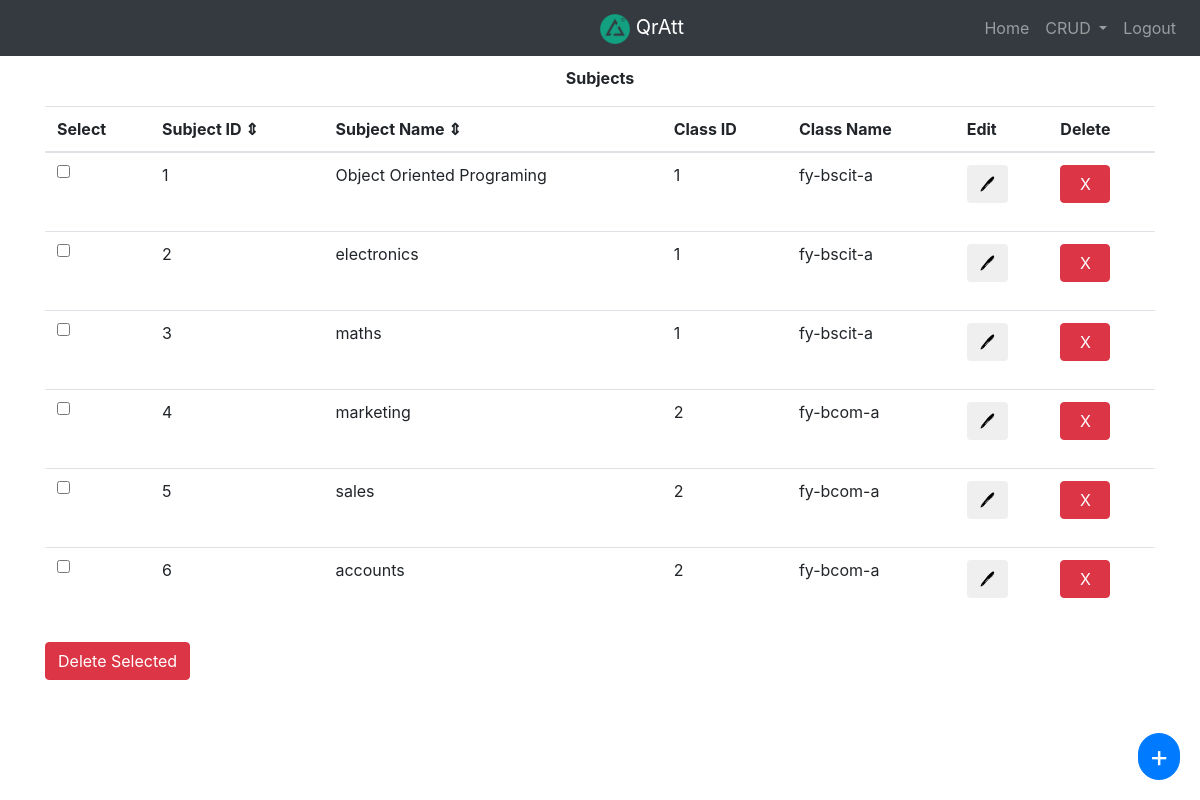
The app's page /admin/subject.php (signed in) with its own data.
### tables this page shows
CREATE TABLE `subjectinfo` (
  `subjectid` int(100) NOT NULL,
  `subname` varchar(100) NOT NULL,
  `classid` int(50) NOT NULL
);

CREATE TABLE `classinfo` (
  `classid` int(100) NOT NULL,
  `courseid` varchar(50) NOT NULL,
  `year` varchar(10) NOT NULL,
  `division` char(3) NOT NULL
);

CREATE TABLE `courseinfo` (
  `courseid` tinyint(4) NOT NULL,
  `coursename` varchar(20) NOT NULL
);

### admin/subject.php (the view, shortened to what this page needs)
<html>
<head>
	<link rel="stylesheet" href="https://maxcdn.bootstrapcdn.com/bootstrap/4.0.0/css/bootstrap.min.css">
</head>
<body>
<nav class="navbar navbar-expand-md navbar-dark bg-dark">
    <a href="admin.php" class="navbar-brand abs"><img src="../assets/logogreen.png" height="30" width="30"> QrAtt</a>
    <div class="navbar-collapse collapse justify-content-stretch" id="navbar7">
        <ul class="navbar-nav ml-auto">
		<li class="nav-item">
                <a class="nav-link" href="admin.php">Home</a>
            </li>
			<li class="nav-item dropdown">
        <a class="nav-link dropdown-toggle" href="#" id="navbarDropdown" role="button" data-toggle="dropdown" aria-haspopup="true" aria-expanded="false">
          CRUD
        </a>
      </li>
            <li class="nav-item">
                <a class="nav-link" href="logout.php">Logout</a>
            </li>
        </ul>
    </div>
</nav>
<p class="text-center font-weight-bold" style="margin-top:10;">Subjects</p>
<button id="fab" class="btn btn-primary" type="button" data-toggle="modal" data-target="#addcourseModal" >+</button>
<div class="container">
<?php
	require('connect.php');
	$query = $conn->prepare("SELECT * FROM `subjectinfo`,`classinfo`,`courseinfo` WHERE courseinfo.courseid = classinfo.courseid AND classinfo.classid = subjectinfo.classid");
    $query->execute();
    $r = $query->get_result();
	echo('<table id="mytable" class="table table-hover"><thead id="tablehead"><tr ><th>Select</th><th id="subjectid">Subject ID &#x21D5;</th><th id="subjectname">Subject Name &#x21D5;</th><th id="classid">Class ID</th><th id="classname">Class Name</th><th>Edit</th><th>Delete</th></tr></thead><tbody>');
	while ($assoc = $r->fetch_assoc()){
	echo "<tr>";
	echo "<td><input class='get_value' type='checkbox' name='cid[]' value=".$assoc['subjectid']."></td>";
	echo "<td>".$assoc['subjectid']."</td>";
	echo "<td>".$assoc['subname']."</td>";
	echo "<td>".$assoc['classid']."</td>";
	$classname = $assoc['year']."-".$assoc['coursename']."-".$assoc['division'];
	echo "<td>".$classname."</td>";
	echo '<td><button type="button" class="btn" data-toggle="modal" data-target="#EditModal" data-subjectid="'.$assoc['subjectid'].'" data-subjectname="'.$assoc['subname'].'" data-classid="'.$assoc['classid'].'">&#x1f58a;</button></td>';
	echo "<td>";
	echo "<form action='subjectdel.php' method='post'  style='width=50%;'>";
	echo "<button class='cnf btn btn-danger' type='submit' name = 'submit' style='width:50;' id='single'>X</button>";
	echo "</form>";
	echo"</td>";
	echo "</tr>";
	}
?>
</tbody>
</table>
<button type="button" name="submit" class="btn btn-danger cnf" id="multi">Delete Selected</button>
</div>
</body>
</html>

### admin/subject.php (style rules this page uses)
#fab { border-radius: 50px; padding:0; padding-left:10; padding-right:10; position: fixed; bottom: 20px; right: 20px; font-size:30; }
#subjectid, #subjectname , #classid,#classname { cursor: pointer; }
.navbar-brand.abs { position: absolute; left: 50%; text-align: center; }

### records on screen
subjectinfo: subjectid "1", subname "Object Oriented Programing", classid.classid "1", classid.division "fy-bscit-a"
subjectinfo: subjectid "2", subname "electronics", classid.classid "1", classid.division "fy-bscit-a"
subjectinfo: subjectid "3", subname "maths", classid.classid "1", classid.division "fy-bscit-a"
subjectinfo: subjectid "4", subname "marketing", classid.classid "2", classid.division "fy-bcom-a"
subjectinfo: subjectid "5", subname "sales", classid.classid "2", classid.division "fy-bcom-a"
subjectinfo: subjectid "6", subname "accounts", classid.classid "2", classid.division "fy-bcom-a"
